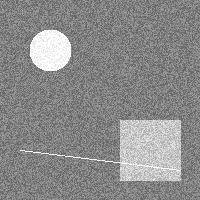
//> input picture examples/01_original_noisy.ppm, 200 x 200 px
$ ./advanced_cv ../01_original_noisy.ppm   (built with g++ and OpenCV 4)
//> lines starting //> are read from the running program, lines starting //| are printed output that depends on the picture; after the words box and inside, x2 and y2 are one past the last pixel; in counts of white or black regions, pixels touching at a corner belong together
/**
 * @file advanced_cv.cpp
 * @brief Advanced computer vision operations
 *
 * This example demonstrates:
 * - Contour detection and analysis
 * - Feature detection (corners, blobs)
 * - Morphological operations
 * - Template matching
 * - Histogram analysis
 */

#include <opencv2/opencv.hpp>
#include <opencv2/features2d.hpp>
#include <iostream>
#include <algorithm>

using namespace cv;
using namespace std;

class AdvancedCV {
public:
    /**
     * @brief Detect and analyze contours in an image
     * @param image Input image
     * @return Image with drawn contours and analysis
     */
    static Mat analyzeContours(const Mat& image) {
        Mat gray, binary, result;

        // Convert to grayscale
        cvtColor(image, gray, COLOR_BGR2GRAY);

        // Apply threshold to create binary image
        threshold(gray, binary, 127, 255, THRESH_BINARY);

        // Find contours
        vector<vector<Point>> contours;
        vector<Vec4i> hierarchy;
        findContours(binary, contours, hierarchy, RETR_EXTERNAL, CHAIN_APPROX_SIMPLE);

        // Create result image
        result = image.clone();

        // Analyze and draw contours
        for (size_t i = 0; i < contours.size(); i++) {
            // Calculate contour properties
            double area = contourArea(contours[i]);
            double perimeter = arcLength(contours[i], true);

            // Skip small contours
            if (area < 100) continue;

            // Draw contour
            Scalar color(rand() % 256, rand() % 256, rand() % 256);
            drawContours(result, contours, (int)i, color, 2);

            // Get bounding rectangle
            Rect bounding_rect = boundingRect(contours[i]);
            rectangle(result, bounding_rect, color, 1);

            // Get minimum enclosing circle
            Point2f center;
            float radius;
            minEnclosingCircle(contours[i], center, radius);
            circle(result, center, (int)radius, color, 1);

            // Approximate contour to polygon
            vector<Point> approx;
            approxPolyDP(contours[i], approx, 0.02 * perimeter, true);

            // Add label with information
            Point label_pos(bounding_rect.x, bounding_rect.y - 10);
            string label = "A:" + to_string((int)area) + " V:" + to_string(approx.size());
            putText(result, label, label_pos, FONT_HERSHEY_SIMPLEX, 0.4, color, 1);
        }

        // Add summary
        string summary = "Contours: " + to_string(contours.size());
        putText(result, summary, Point(10, 30), FONT_HERSHEY_SIMPLEX, 0.7,
               Scalar(255, 255, 255), 2);

        return result;
    }

    /**
     * @brief Detect corners using Harris corner detector
     * @param image Input image
     * @return Image with detected corners
     */
    static Mat detectCorners(const Mat& image) {
        Mat gray, corners, result;

        // Convert to grayscale
        cvtColor(image, gray, COLOR_BGR2GRAY);

        // Harris corner detection
        cornerHarris(gray, corners, 2, 3, 0.04);

        // Normalize corner response
        normalize(corners, corners, 0, 255, NORM_MINMAX, CV_32FC1, Mat());

        // Create result image
        result = image.clone();

        // Draw corners
        int corner_count = 0;
        for (int i = 0; i < corners.rows; i++) {
            for (int j = 0; j < corners.cols; j++) {
                if (corners.at<float>(i, j) > 100) {  // Threshold for corner detection
                    circle(result, Point(j, i), 3, Scalar(0, 255, 0), -1);
                    corner_count++;
                }
            }
        }

        // Add summary
        string summary = "Corners: " + to_string(corner_count);
        putText(result, summary, Point(10, 30), FONT_HERSHEY_SIMPLEX, 0.7,
               Scalar(0, 255, 0), 2);

        return result;
    }

    /**
     * @brief Apply morphological operations
     * @param image Input image
     * @return Images with different morphological operations
     */
    static vector<Mat> morphologicalOperations(const Mat& image) {
        Mat gray, binary;
        vector<Mat> results;

        // Convert to grayscale and threshold
        cvtColor(image, gray, COLOR_BGR2GRAY);
        threshold(gray, binary, 127, 255, THRESH_BINARY);

        // Define morphological kernel
        Mat kernel = getStructuringElement(MORPH_ELLIPSE, Size(5, 5));

        // Original binary
        Mat binary_colored;
        cvtColor(binary, binary_colored, COLOR_GRAY2BGR);
        results.push_back(binary_colored);

        // Erosion
        Mat eroded;
        erode(binary, eroded, kernel);
        cvtColor(eroded, eroded, COLOR_GRAY2BGR);
        results.push_back(eroded);

        // Dilation
        Mat dilated;
        dilate(binary, dilated, kernel);
        cvtColor(dilated, dilated, COLOR_GRAY2BGR);
        results.push_back(dilated);

        // Opening (erosion followed by dilation)
        Mat opened;
        morphologyEx(binary, opened, MORPH_OPEN, kernel);
        cvtColor(opened, opened, COLOR_GRAY2BGR);
        results.push_back(opened);

        // Closing (dilation followed by erosion)
        Mat closed;
        morphologyEx(binary, closed, MORPH_CLOSE, kernel);
        cvtColor(closed, closed, COLOR_GRAY2BGR);
        results.push_back(closed);

        // Gradient (difference between dilation and erosion)
        Mat gradient;
        morphologyEx(binary, gradient, MORPH_GRADIENT, kernel);
        cvtColor(gradient, gradient, COLOR_GRAY2BGR);
        results.push_back(gradient);

        // Add labels
        vector<string> labels = {"Binary", "Eroded", "Dilated", "Opened", "Closed", "Gradient"};
        for (size_t i = 0; i < results.size() && i < labels.size(); i++) {
            putText(results[i], labels[i], Point(10, 30), FONT_HERSHEY_SIMPLEX,
                   0.7, Scalar(255, 255, 255), 2);
        }

        return results;
    }

    /**
     * @brief Perform template matching
     * @param image Input image
     * @param templ Template image
     * @return Image with matching results
     */
    // [25 lines left out: function templateMatching, not called in this run]

    /**
     * @brief Analyze color histogram
     * @param image Input image
     * @return Histogram visualization
     */
    static Mat analyzeHistogram(const Mat& image) {
        vector<Mat> bgr_planes;
        split(image, bgr_planes);

        // Set histogram parameters
        int hist_size = 256;
        float range[] = {0, 256};
        const float* hist_range = {range};

        // Calculate histograms
        Mat b_hist, g_hist, r_hist;
        calcHist(&bgr_planes[0], 1, 0, Mat(), b_hist, 1, &hist_size, &hist_range);
        calcHist(&bgr_planes[1], 1, 0, Mat(), g_hist, 1, &hist_size, &hist_range);
        calcHist(&bgr_planes[2], 1, 0, Mat(), r_hist, 1, &hist_size, &hist_range);

        // Create histogram image
        int hist_w = 512, hist_h = 400;
        int bin_w = cvRound((double)hist_w / hist_size);
        Mat hist_image(hist_h, hist_w, CV_8UC3, Scalar(0, 0, 0));

        // Normalize histograms
        normalize(b_hist, b_hist, 0, hist_image.rows, NORM_MINMAX, -1, Mat());
        normalize(g_hist, g_hist, 0, hist_image.rows, NORM_MINMAX, -1, Mat());
        normalize(r_hist, r_hist, 0, hist_image.rows, NORM_MINMAX, -1, Mat());

        // Draw histogram
        for (int i = 1; i < hist_size; i++) {
            line(hist_image,
                 Point(bin_w * (i - 1), hist_h - cvRound(b_hist.at<float>(i - 1))),
                 Point(bin_w * i, hist_h - cvRound(b_hist.at<float>(i))),
                 Scalar(255, 0, 0), 2, 8, 0);
            line(hist_image,
                 Point(bin_w * (i - 1), hist_h - cvRound(g_hist.at<float>(i - 1))),
                 Point(bin_w * i, hist_h - cvRound(g_hist.at<float>(i))),
                 Scalar(0, 255, 0), 2, 8, 0);
            line(hist_image,
                 Point(bin_w * (i - 1), hist_h - cvRound(r_hist.at<float>(i - 1))),
                 Point(bin_w * i, hist_h - cvRound(r_hist.at<float>(i))),
                 Scalar(0, 0, 255), 2, 8, 0);
        }

        // Add labels
        putText(hist_image, "Blue", Point(10, 30), FONT_HERSHEY_SIMPLEX, 0.6, Scalar(255, 0, 0), 2);
        putText(hist_image, "Green", Point(10, 60), FONT_HERSHEY_SIMPLEX, 0.6, Scalar(0, 255, 0), 2);
        putText(hist_image, "Red", Point(10, 90), FONT_HERSHEY_SIMPLEX, 0.6, Scalar(0, 0, 255), 2);

        return hist_image;
    }

    /**
     * @brief Create a comprehensive test image
     * @return Generated test image with various shapes and patterns
     */
    // [44 lines left out: function createAdvancedTestImage, not called in this run]
};

int main(int argc, char** argv) {
    try {
        cout << "OpenCV Advanced Computer Vision Demo" << endl;
        cout << "====================================" << endl;

        // Load or create test image
        Mat image;
        if (argc > 1) {
            cout << "Loading image: " << argv[1] << endl;
            image = imread(argv[1], IMREAD_COLOR);
//> image is the input picture: 200 rows x 200 cols, CV_8UC3; min 98, max 255, mean 138.9
            if (image.empty()) {
                cerr << "Could not load image: " << argv[1] << endl;
                return -1;
            }
        } else {
            cout << "Creating advanced test image..." << endl;
            image = AdvancedCV::createAdvancedTestImage();
        }

        cout << "Processing image..." << endl;

        // 1. Contour analysis
        cout << "Analyzing contours..." << endl;
        Mat contour_result = AdvancedCV::analyzeContours(image);
//> in analyzeContours, `threshold(gray, binary, 127, 255, THRESH_BINARY);`:
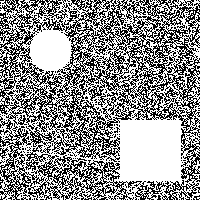
//> binary: 200 rows x 200 cols, CV_8UC1; 56.9% white; black in thin lines or dots
//> in analyzeContours, `findContours(binary, contours, hierarchy, RETR_EXTERNAL, CHAIN_APPROX_..`: contours = 35 contours, 34 with area under 20; largest, box (x1, y1, x2, y2) and area: (0, 0, 200, 200) 36836
//> the loop in analyzeContours, `for (size_t i = 0; i < contours.size(); i++)` made 35 passes
//> (area, perimeter, bounding_rect, center, radius, approx, label_pos, label) on pass 35: (36835.5, 2745.7, Rect(0, 0, 200, 200), Point(99.5, 99), 140.4, 4 Points (x, y): [0, 1], [0, 198], [195, 199], [199, 0], Point(0, -10), "A:36835 V:4")
//> after the loop in analyzeContours, `for (size_t i = 0; i < contours.size(); i++)`:
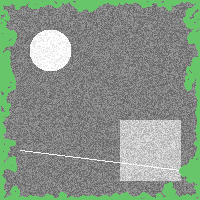
//> result: 200 rows x 200 cols, CV_8UC3; 14.25% of pixels changed, all inside (x1, y1, x2, y2) = (0, 0, 200, 200)
//> in analyzeContours, `string summary = "Contours: " + to_string(contours.size());`: summary = "Contours: 35"
//> in analyzeContours, `putText(result, summary, Point(10, 30), FONT_HERSHEY_SIMPLEX, 0.7, Sca..`:
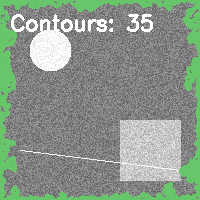
//> result: 200 rows x 200 cols, CV_8UC3; 2.34% of pixels changed, all inside (x1, y1, x2, y2) = (11, 14, 153, 32)

        // 2. Corner detection
        cout << "Detecting corners..." << endl;
        Mat corner_result = AdvancedCV::detectCorners(image);
//> in detectCorners, `cornerHarris(gray, corners, 2, 3, 0.04);`:
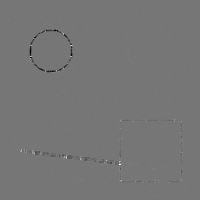
//> corners: 200 rows x 200 cols, CV_32FC1; min -0.00285, max 0.00327, mean -1.7e-06; drawn with min black and max white
//> the loop in detectCorners, `for (int i = 0; i < corners.rows; i++)` made 200 passes
//> corner_count on passes 1 to 3: 200, 400, 600
//> after the loop in detectCorners, `for (int i = 0; i < corners.rows; i++)`:
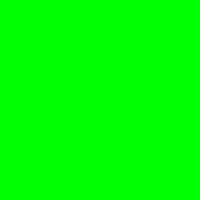
//> result: 200 rows x 200 cols, CV_8UC3; mean B, G, R 0, 255, 0
//> after the loop in detectCorners, `for (int i = 0; i < corners.rows; i++)`: corner_count = 39719
//> in detectCorners, `string summary = "Corners: " + to_string(corner_count);`: summary = "Corners: 39719"

        // 3. Morphological operations
        cout << "Applying morphological operations..." << endl;
        vector<Mat> morph_results = AdvancedCV::morphologicalOperations(image);
//> in morphologicalOperations, `cvtColor(binary, binary_colored, COLOR_GRAY2BGR);`: binary_colored: 200 rows x 200 cols, CV_8UC3; 56.9% white; black in thin lines or dots
//> in morphologicalOperations, `erode(binary, eroded, kernel);`: eroded: 200 rows x 200 cols, CV_8UC1; 11.2% white; 4 white regions (2 under 20 px), largest, box (x1, y1, x2, y2) and area: (120, 121, 180, 181) 3327, (31, 31, 69, 70) 1151
//> in morphologicalOperations, `dilate(binary, dilated, kernel);`: dilated: 200 rows x 200 cols, CV_8UC1; every value is 255
//> in morphologicalOperations, `cvtColor(dilated, dilated, COLOR_GRAY2BGR);`: dilated: 200 rows x 200 cols, CV_8UC3; every value is 255
//> in morphologicalOperations, `morphologyEx(binary, opened, MORPH_OPEN, kernel);`: opened: 200 rows x 200 cols, CV_8UC1; 13.2% white; 4 white regions (1 under 20 px), largest, box (x1, y1, x2, y2) and area: (118, 119, 182, 183) 3819, (29, 29, 71, 72) 1414, (195, 51, 200, 57) 23
//> the loop in morphologicalOperations, `for (size_t i = 0; i < results.size() && i < labels.size(); i++)` made 6 passes
//> morph_results[0]: 200 rows x 200 cols, CV_8UC3; 57.5% white; black in thin lines or dots
//> morph_results[1]: 200 rows x 200 cols, CV_8UC3; 12.7% white; 9 white regions (2 under 20 px), largest, box (x1, y1, x2, y2) and area: (120, 121, 180, 181) 3327, (31, 14, 69, 70) 1261, (12, 14, 24, 32) 115
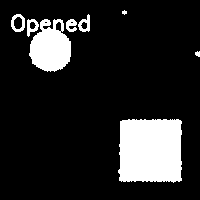
//> morph_results[3]: 200 rows x 200 cols, CV_8UC3; 14.7% white; 8 white regions (1 under 20 px), largest, box (x1, y1, x2, y2) and area: (118, 119, 182, 183) 3819, (29, 19, 71, 72) 1582, (11, 14, 25, 32) 130
//> morph_results[5]: 200 rows x 200 cols, CV_8UC3; 88.8% white; 4 black regions (2 under 20 px), largest, box (x1, y1, x2, y2) and area: (120, 121, 180, 181) 3327, (31, 31, 69, 70) 1150

        // 4. Histogram analysis
        cout << "Analyzing histogram..." << endl;
        Mat hist_result = AdvancedCV::analyzeHistogram(image);
//> in analyzeHistogram, `calcHist(&bgr_planes[0], 1, 0, Mat(), b_hist, 1, &hist_size, &hist_ran..`: b_hist = 256 values, max 770 at index 255, min 0 at index 0, mean 156.2
//> in analyzeHistogram, `calcHist(&bgr_planes[1], 1, 0, Mat(), g_hist, 1, &hist_size, &hist_ran..`: g_hist has the same summary as b_hist
//> in analyzeHistogram, `calcHist(&bgr_planes[2], 1, 0, Mat(), r_hist, 1, &hist_size, &hist_ran..`: r_hist has the same summary as b_hist
//> in analyzeHistogram, `normalize(b_hist, b_hist, 0, hist_image.rows, NORM_MINMAX, -1, Mat());`: b_hist = 256 values, max 400 at index 255, min 0 at index 0, mean 81.17
//> in analyzeHistogram, `normalize(g_hist, g_hist, 0, hist_image.rows, NORM_MINMAX, -1, Mat());`: g_hist has the same summary as b_hist
//> in analyzeHistogram, `normalize(r_hist, r_hist, 0, hist_image.rows, NORM_MINMAX, -1, Mat());`: r_hist has the same summary as b_hist
//> in analyzeHistogram, `putText(hist_image, "Red", Point(10, 90), FONT_HERSHEY_SIMPLEX, 0.6, S..`:
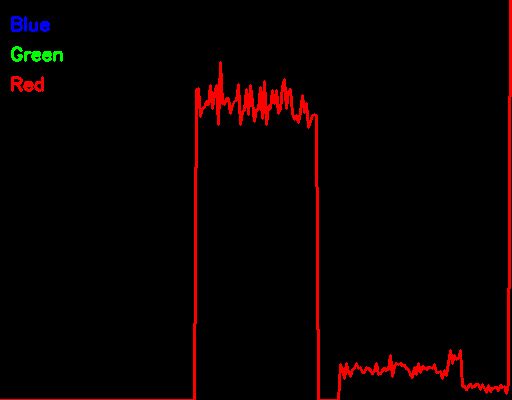
//> hist_image: 400 rows x 512 cols, CV_8UC3; mean B, G, R 0.4, 0.5, 8.6

        // Save results
        cout << "Saving results..." << endl;
        imwrite("output_original_advanced.jpg", image);
        imwrite("output_contours.jpg", contour_result);
        imwrite("output_corners.jpg", corner_result);
        imwrite("output_histogram.jpg", hist_result);

        // Save morphological operations
        vector<string> morph_names = {"binary", "eroded", "dilated", "opened", "closed", "gradient"};
        for (size_t i = 0; i < morph_results.size() && i < morph_names.size(); i++) {
            string filename = "output_morph_" + morph_names[i] + ".jpg";
            imwrite(filename, morph_results[i]);
        }
//> this loop made 6 passes

        cout << endl << "Results saved:" << endl;
        cout << "- output_original_advanced.jpg (original image)" << endl;
        cout << "- output_contours.jpg (contour analysis)" << endl;
        cout << "- output_corners.jpg (corner detection)" << endl;
        cout << "- output_histogram.jpg (color histogram)" << endl;
        cout << "- output_morph_*.jpg (morphological operations)" << endl;

        return 0;
//> (the program exits here)
